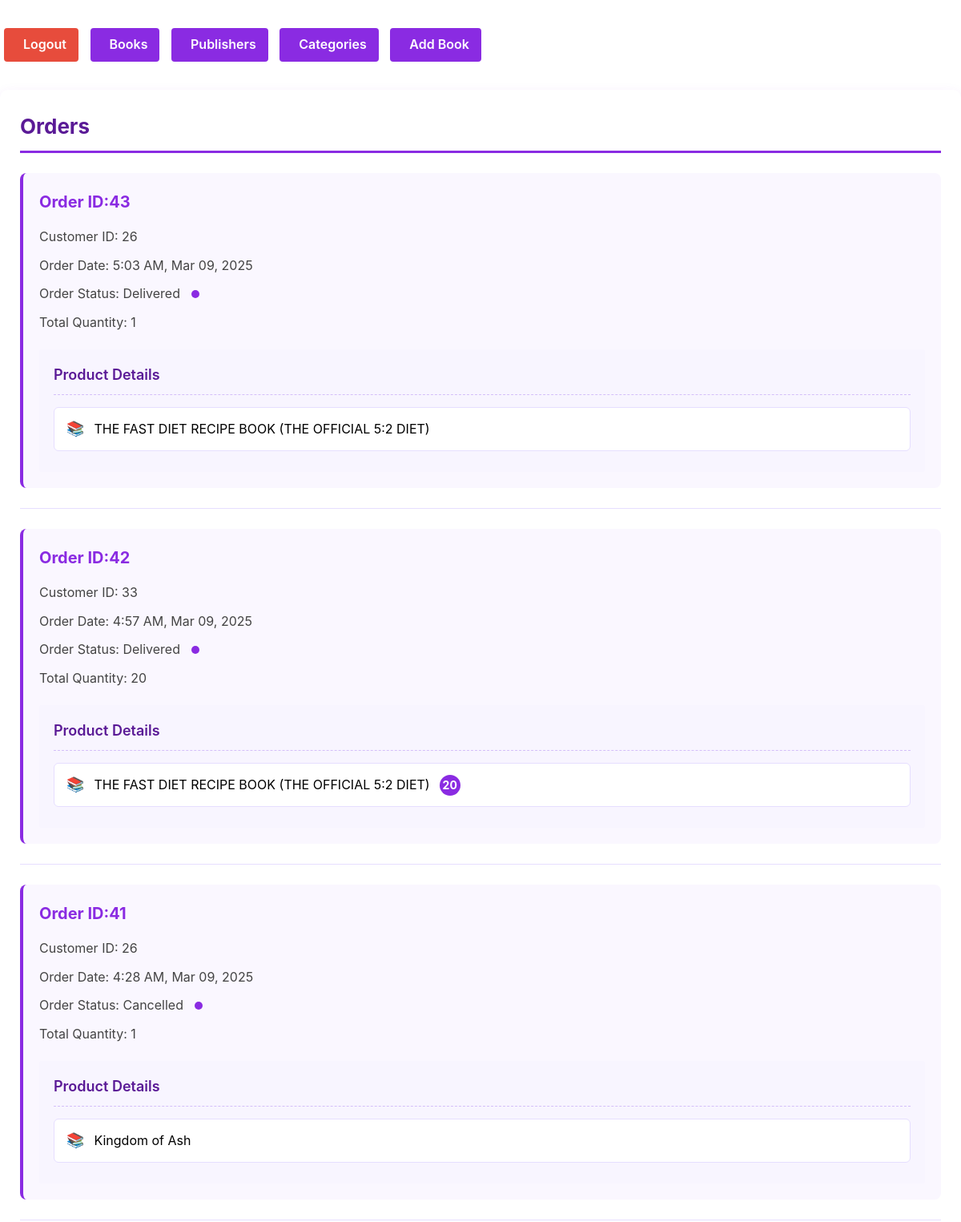
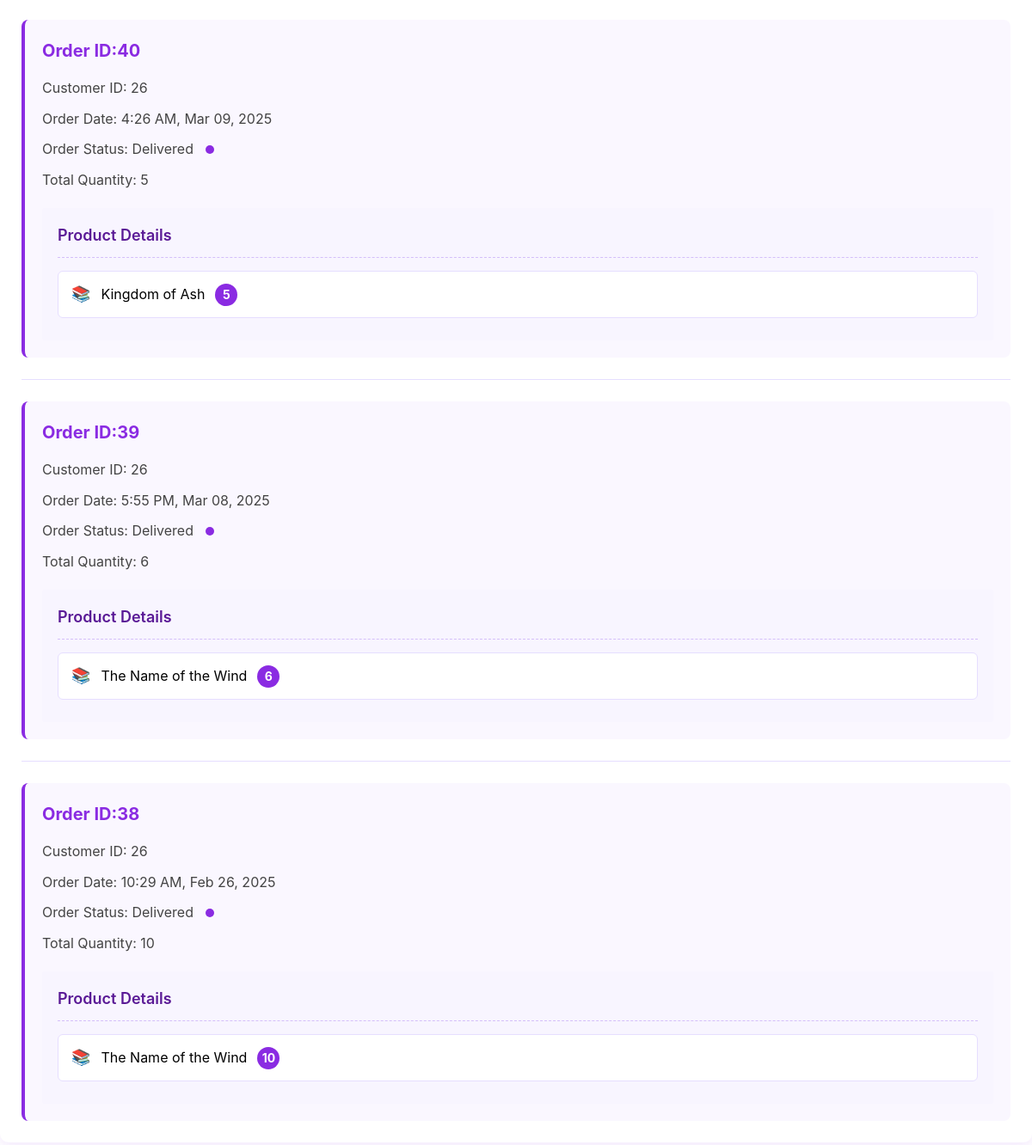
The page /admin_orders.php (signed in) on the database its author committed (2 pictures, top to bottom).
### tables this page shows
CREATE TABLE `orders` (
  `order_id` int(11) NOT NULL,
  `customer_id` int(11) NOT NULL,
  `book_info` longtext NOT NULL CHECK (json_valid(`book_info`)),
  `quantity` int(11) NOT NULL CHECK (`quantity` > 0),
  `total_price` decimal(10,2) NOT NULL,
  `order_status` enum('placed','confirmed','processing','shipping','delivered','Cancelled','pending') NOT NULL DEFAULT 'pending',
  `order_date` timestamp NOT NULL DEFAULT current_timestamp()
);

CREATE TABLE `books` (
  `book_isbn` varchar(20) NOT NULL,
  `book_title` varchar(60) DEFAULT NULL,
  `book_author` varchar(60) DEFAULT NULL,
  `book_image` varchar(40) DEFAULT NULL,
  `book_descr` longtext DEFAULT NULL,
  `book_price` decimal(6,2) NOT NULL,
  `publisherid` int(10) UNSIGNED NOT NULL,
  `categoryid` int(10) DEFAULT NULL,
  `stock` int(11) NOT NULL DEFAULT 0
);

### functions/database_functions.php (called while the page is built, shortened)
<?php
if (!function_exists("getBookByIsbn")) {
	function getBookByIsbn($conn, $isbn)
	{
		$query = "SELECT book_title, book_author, book_price, stock FROM books WHERE book_isbn = '$isbn'";
		$result = mysqli_query($conn, $query);
		return $result;
	}
}
if (!function_exists("getAllOrders")) {
	function getAllOrders($conn)
	{
		$query = "SELECT * FROM orders
		 ORDER BY order_date DESC";
		$result = mysqli_query($conn, $query);
		return $result;
	}
}
?>

### admin_orders.php (the view, shortened to what this page needs)
<?php
require_once "./functions/database_functions.php";
$conn = db_connect();
$orders = getAllOrders($conn);
?>
<div class="admin-order-nav">
    <a href="admin_signout.php" class="btn btn-danger"><span class="glyphicon glyphicon-off"></span>&nbsp;Logout</a>
    <a href="admin_book.php" class="btn btn-primary"><span class="glyphicon glyphicon-book"></span>&nbsp;Books</a>
    <a href="admin_publishers.php" class="btn btn-primary">&nbsp;Publishers</a>
    <a href="admin_categories.php" class="btn btn-primary">&nbsp;Categories</a>
    <?php
    if (isset($_SESSION['manager']) && $_SESSION['manager'] == true) {
        echo '<a class="btn btn-primary" href="admin_add.php"><span class="glyphicon glyphicon-plus"></span>&nbsp;Add Book</a>';
    }
    ?>
</div>
<div class="admin-order-dashboard">
    <div class="not-confirmed-orders">
        <h1> Orders</h1>
        <?php
        if (mysqli_num_rows($orders) != 0) {
            ?>
            <ul class="not-confirmed-orders-container">
                <?php
                while ($query_row = mysqli_fetch_assoc($orders)) {
                    $book_info = json_decode($query_row['book_info'], true);
                    ?>
                    <li>
                        <div class="order-detail">
                            <h3>Order ID:<?php echo $query_row['order_id'] ?> </h3>
                            <p>Customer ID: <?php echo $query_row['customer_id'] ?> </p>
                            <p>Order Date: <?php echo date("g:i A, M d, Y", strtotime($query_row['order_date'])) ?></p>
                            <p>Order Status: <?php echo ucfirst(strtolower($query_row['order_status'])); ?> </p>
                            <p>Total Quantity: <?php echo $query_row['quantity'] ?> </p>
                            <div class="product-detail">
                                <h4>Product Details</h4>
                                <?php
                                if (!empty($book_info)) {
                                    foreach ($book_info as $key => $value) {
                                        $books = getBookByIsbn($conn, $key);
                                        $book = mysqli_fetch_assoc($books);
                                        echo '<div class="book-title">' . $book['book_title'];
                                        if ($value > 1) {
                                            echo '<span class="quantity">' . $value . '</span>';
                                        }
                                        echo '</div>';
                                    }
                                } else {
                                    echo '<p class="no-products">No products in this order.</p>';
                                }
                                ?>
                            </div>
                        </div>
                    </li>
                    <?php
                }
                ?>
            </ul>
            <?php
        } else {
            ?>
            <p>No orders to confirm.</p>
            <?php
        }
        ?>
    </div>
</div>

### rows shown on the page
orders: order_id "43", customer "26", order_date "5:03 AM, Mar 09, 2025", order_status "Delivered", quantity "1"
books: book_title "THE FAST DIET RECIPE BOOK (THE OFFICIAL 5:2 DIET)"
orders: order_id "42", customer "33", order_date "4:57 AM, Mar 09, 2025", order_status "Delivered", quantity "20", book_info "20"
orders: order_id "41", customer "26", order_date "4:28 AM, Mar 09, 2025", order_status "Cancelled", quantity "1"
books: book_title "Kingdom of Ash"
orders: order_id "40", customer "26", order_date "4:26 AM, Mar 09, 2025", order_status "Delivered", quantity "5", book_info "5"
orders: order_id "39", customer "26", order_date "5:55 PM, Mar 08, 2025", order_status "Delivered", quantity "6", book_info "6"
books: book_title "The Name of the Wind"
orders: order_id "38", customer "26", order_date "10:29 AM, Feb 26, 2025", order_status "Delivered", quantity "10", book_info "10"
